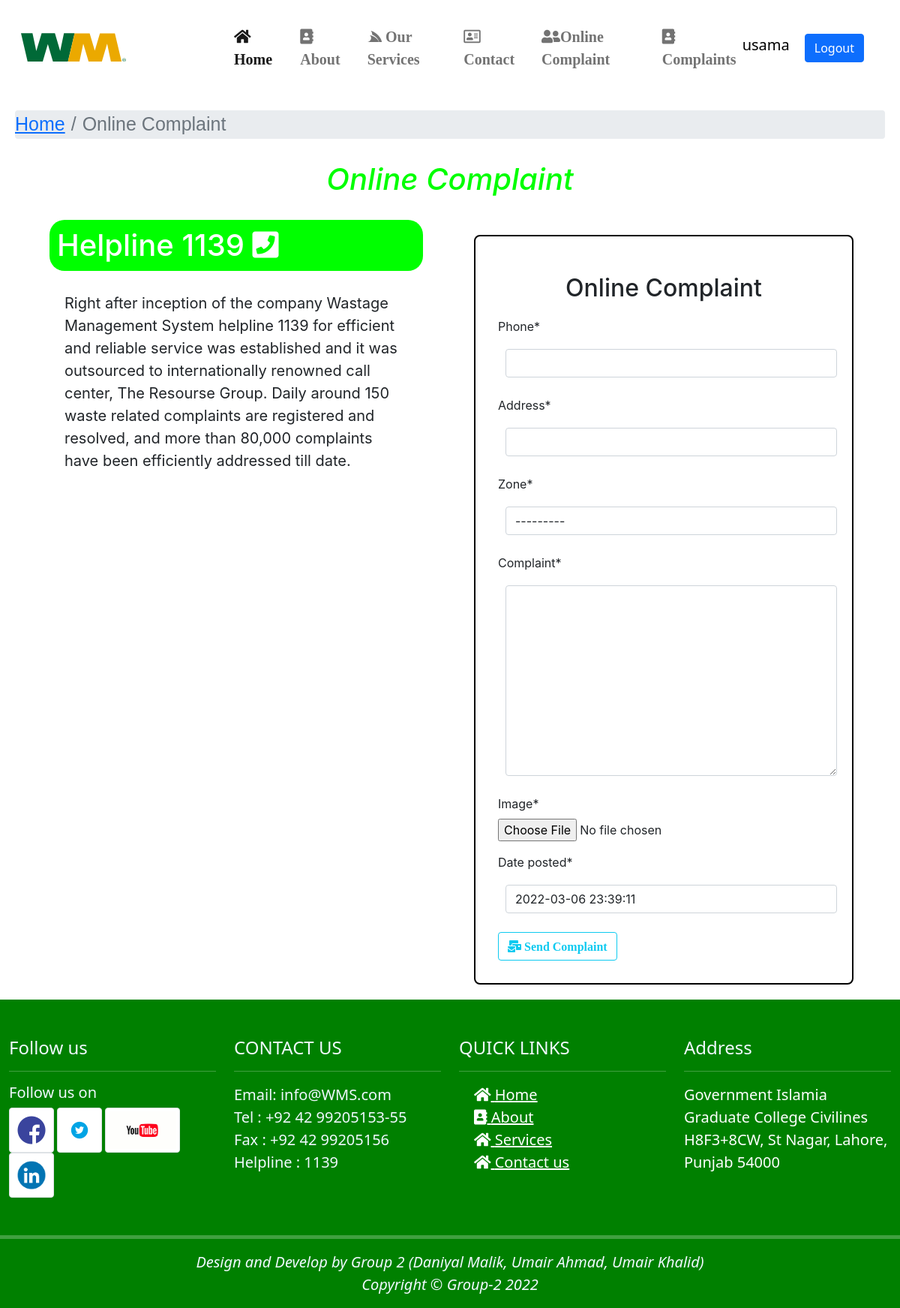
The app's page /complaint/ (signed in), older data.
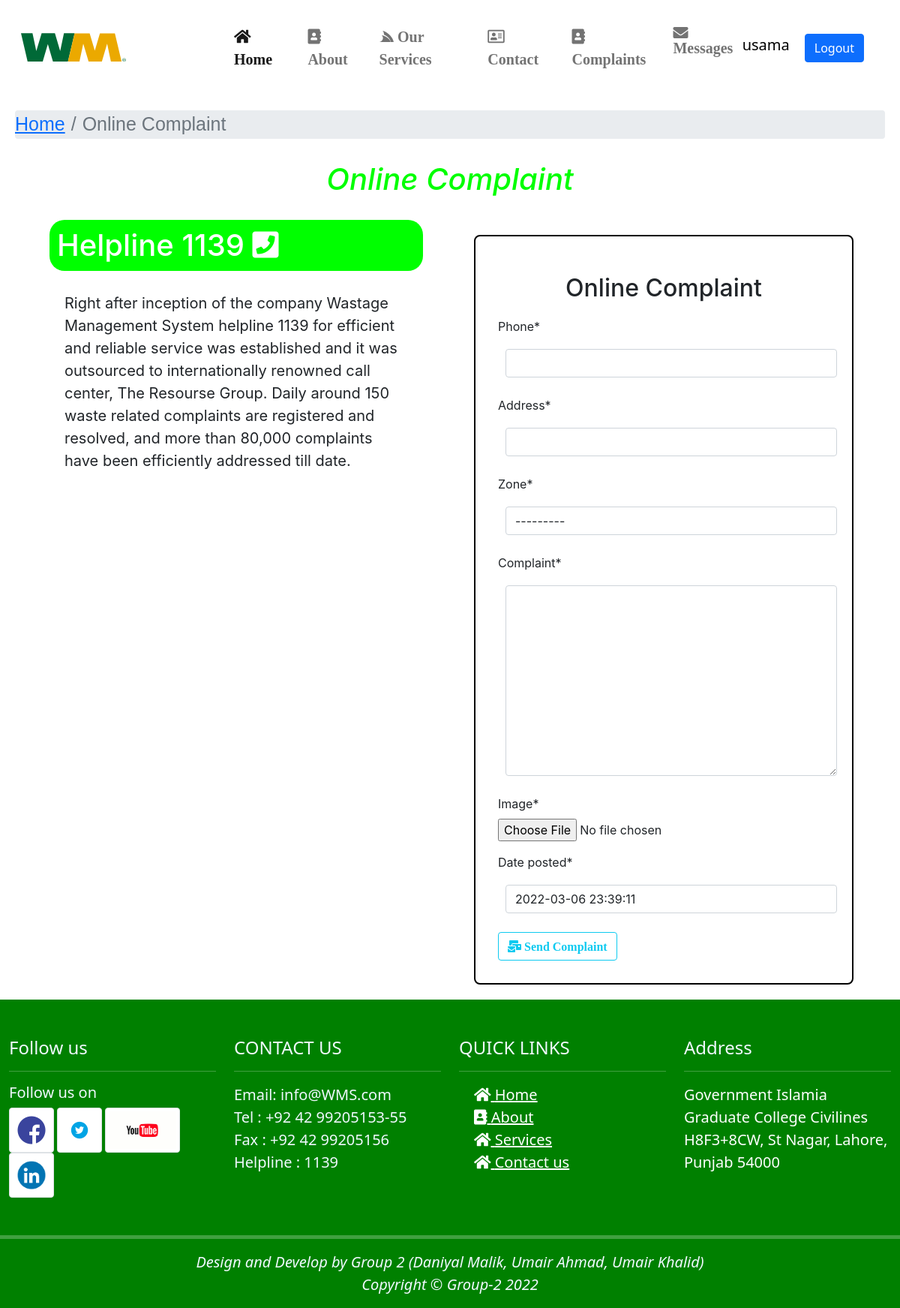
The same page, newer data.
### WMS/views.py (the view, shortened to what this page needs)
# urls.py: path("complaint/", RequestCreateView.as_view(), name="complaint"),
class RequestCreateView(CreateView):
    model = Request
    template_name = "complaint.html"
    fields = ['phone', 'address', 'zone', 'complaint', 'image', 'date_posted']

### templates/complaint.html (shortened to what this page needs)
{% extends 'base.html' %}
{% load static %}
{% load crispy_forms_tags %}
{% block content %}
    <div class="conatiner">
      <nav aria-label="breadcrumb">
        <ol class="breadcrumb breadcrumbs">
          <li class="breadcrumb-item"><a href="{% url 'home' %}">Home</a></li>
          <li class="breadcrumb-item active" aria-current="page">
            Online Complaint
          </li>
        </ol>
      </nav>
    </div>
    <div class="container" style="font-family: -apple-system, BlinkMacSystemFont, 'Segoe UI', Roboto,
    Oxygen, Ubuntu, Cantarell, 'Open Sans', 'Helvetica Neue', sans-serif;">
      <h1
        style="
          text-align: center;
          color: #00ff00;
          font-style: italic;
          font-family: -apple-system, BlinkMacSystemFont, 'Segoe UI', Roboto,
            Oxygen, Ubuntu, Cantarell, 'Open Sans', 'Helvetica Neue', sans-serif;
          margin: 30px;
        "
      >
        Online Complaint
      </h1>
      <div class="row">
        <div class="col-md-6 col-sm-12">
          <div class="container">
            <h1
              style="
                color: white;
                background-color: #00ff00;
                padding: 10px;
                border-radius: 20px;
              "
            >
            Helpline 1139 <i class="fa fa-phone-square" aria-hidden="true"></i></h1>
        <p style="padding: 20px; font-size:20px">
            Right after inception of the company Wastage Management System helpline 1139 for efficient and reliable service was established and it was outsourced to internationally renowned call center, The Resourse Group. Daily around 150 waste related complaints are registered and resolved, and more than 80,000 complaints have been efficiently addressed till date.
        </p>          </div>
        </div>
        <div class="col-md-6 col-sm-12">
          {% if user.is_authenticated %}
            <form action="" method="post" enctype="multipart/form-data" style=" border: 2px solid black; border-radius: 8px; margin: 20px; padding:30px">
              <h2 style="text-align: center; margin: 20px;">Online Complaint</h2>
              {{form | crispy}}
              <button class="btn btn-outline-info" type="submit"><i class="fas fa-mail-bulk"> Send Complaint</i></button>
            </form>
          {% endif %}
        </div>
      </div>
    </div>
    {% endblock content %}

### templates/base.html (shortened to what the changed rows need)
<!DOCTYPE html>
{% load static %}
<html lang="en">
<head>
    <link rel="stylesheet" href="{% static 'css/style.css' %}">
    <link rel="stylesheet" href="https://stackpath.bootstrapcdn.com/bootstrap/4.4.1/css/bootstrap.min.css">
    <link rel="stylesheet" href="https://pro.fontawesome.com/releases/v5.10.0/css/all.css"/>
  <link href="https://cdn.jsdelivr.net/npm/bootstrap@5.1.3/dist/css/bootstrap.min.css" rel="stylesheet">
</head>
<body>
    <nav
    class="navbar navbar-expand-lg navbar-light"
    style="background-color: white; color:#00ff00"
  >
    <div class="container-fluid">
      <div class="collapse navbar-collapse" id="navbarNav">
        <ul class="navbar-nav navheading">
          {% if user.is_authenticated and not user.isManager %}
          <li class="nav-item navitem">
            <a class="nav-link" href="{% url 'complaint' %}"><i class="fas fa-user-friends"></i>Online Complaint</a
            >
          </li>
          <li class="nav-item navitem">
              <a class="nav-link" href="{% url 'CompList' %}"
                ><i class="fas fa-address-book"></i>Complaints</a
              >
            </li>
          {% elif user.is_authenticated%}
          <li class="nav-item navitem">
              <a class="nav-link" href="{% url 'ManagerCompList' %}">
                <i class="fas fa-address-book"></i>Complaints</a>
            </li>
          <li class="nav-item navitem">
              <a class="nav-link" href="{% url 'ContactList' %}">
                <i class="fas fa-envelope"> Messages</i></a>
            </li>
          {% endif %}
        </ul>
        </div>
    </div>
    </nav>
{% block content %}
{% endblock content %}
</body>
</html>

Row changes from the older to the newer data that the page shows:
changed User "usama": isManager False → True (drawn)
Text that changed along with them:
text no longer shown: "Online Complaint"
text now shown: "Messages"
